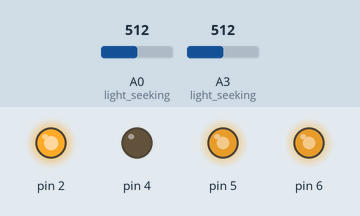
The sketch below on a simulated Arduino Uno, built with avr-gcc and run on an emulated ATmega328P. Shown: output pins drawn as LEDs (lit = HIGH). The test bench sets the inputs (shaded band); at power-on: A0 (light_seeking) = 512, A3 (light_seeking) = 512.

Above: at 1.2 s.
1.3 s: A0 (light_seeking) set to 716
At 1.7 s:
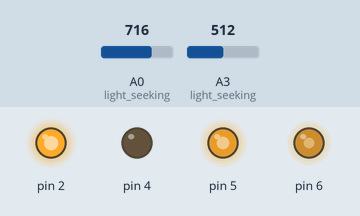
2.8 s: A3 (light_seeking) set to 716
At 3.9 s:
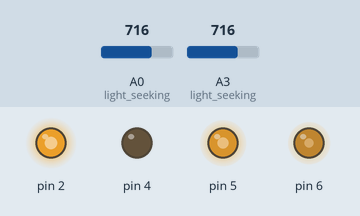
4.3 s: A0 (light_seeking) set to 511
At 5.0 s:
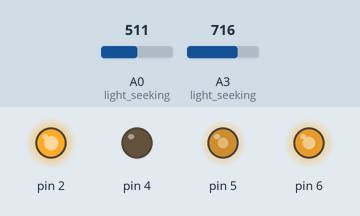
5.8 s: A3 (light_seeking) set to 900
At 6.3 s:
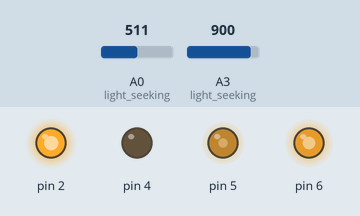
7.3 s: A0 (light_seeking) set to 122
At 8.5 s:
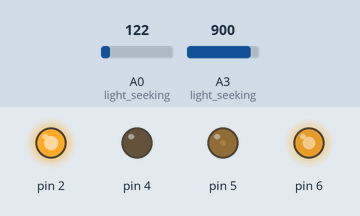
8.8 s: A3 (light_seeking) set to 122
At 9.8 s:
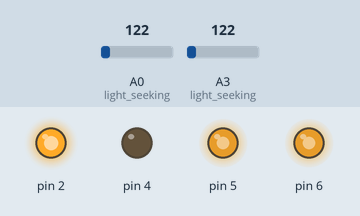
Timing chart, 0 to 11.3 s (numbered marks = the images above; inputs shaded):
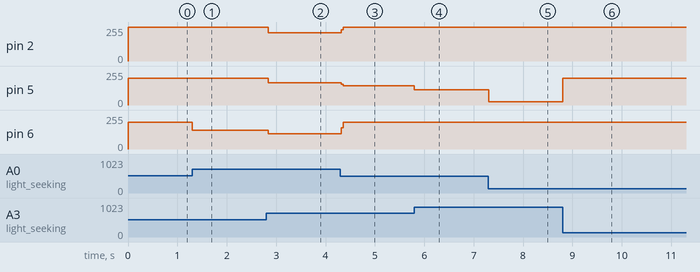

The sketch:

light_follower_robot.ino
```cpp
volatile float left_sensor;
volatile float right_sensor;
volatile int lightseeking_degree;
volatile float f;
volatile int speed_v;

void setup() {
  // put your setup code here, to run once:
  //  Serial.begin(115200);
  left_sensor = 0;
  right_sensor = 0;
  lightseeking_degree = 0;
  f = 0;
  //speed ~ max is 255
  speed_v = 200;
  //The sensors
  pinMode(A0, INPUT);
  pinMode(A3, INPUT);
  //The motors
  //left motors
  pinMode(2, OUTPUT);
  pinMode(5, OUTPUT);
  //right motors
  pinMode(4, OUTPUT);
  pinMode(6, OUTPUT);

}

void loop() {
  // put your main code here, to run repeatedly:
  light_seeking();
}

void light_seeking(){
  left_sensor = analogRead(A0)/10; // divide by 10 to make smaller
  right_sensor = analogRead(A3)/10;

   if (left_sensor > 55 && right_sensor > 55) {
    stay_still();
   }
   //if right_sensors senses light
   else if (left_sensor > right_sensor){
    lightseeking_degree = ((float)(right_sensor/left_sensor))*90; // result will be less than 90
   }
   else if (left_sensor <= right_sensor) {
    lightseeking_degree = 180 - ((float)(left_sensor / right_sensor))*90; // result will be bigger than 90 less than 180
   }
   //turn right
   if (lightseeking_degree < 90 ) {
    f = ((float)(lightseeking_degree)) / 90; // just dividing it back by 90 to make it in range from 0 - 1 to use it as multiplier for speed
      digitalWrite(2,HIGH);
      analogWrite(5,speed_v);
      digitalWrite(4,LOW);
      analogWrite(6,(speed_v * f)); // we do this , so our car turns smoothly, when it is closer to light source, it turns slower, etc, more realistic
   }
   //turn left
   if (lightseeking_degree > 90) {
      f = ((float)(180 - lightseeking_degree)) / 90; // just dividing it back by 90 to make it in range from 0 - 1 to use it as multiplier for speed
      digitalWrite(2,HIGH);
      analogWrite(5,(speed_v * f));
      digitalWrite(4,LOW);
      analogWrite(6,speed_v);
   }
   //go straight ~ here you will see we do not use lightseeking_degree or f_multiplier because, we are just going straight
   if(lightseeking_degree == 90){
      f = ((float)(lightseeking_degree)) / 90;
      digitalWrite(2,HIGH);
      analogWrite(5,speed_v);
      digitalWrite(4,LOW);
      analogWrite(6,speed_v);
   }

}

void stay_still(){
    digitalWrite(2,0);
    analogWrite(5,0);
    digitalWrite(4,0);
    analogWrite(6,0);
}
```

Measured:
- after the input at 1.3 s, pin 6: 200/255 → 142/255 at once
- after the input at 2.8 s, pin 2: 255/255 → 211/255 at once; pin 5: 200/255 → 167/255 at once; pin 6: 142/255 → 113/255 at once
- after the input at 4.3 s, pin 2: 211/255 → 255/255 at once; pin 5: 167/255 → 144/255 at once; pin 6: 113/255 → 200/255 at once
- after the input at 5.8 s, pin 5: 144/255 → 113/255 at once
- after the input at 7.3 s, pin 5: 113/255 → 26/255 at once
- after the input at 8.8 s, pin 5: 26/255 → 200/255 at once
